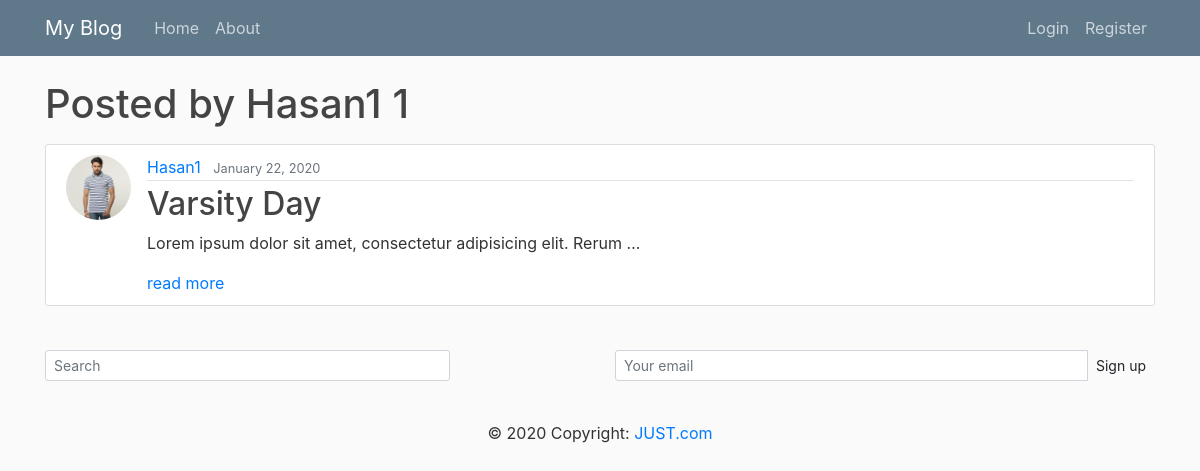
/user/Hasan1, run on the app's committed database.
### blog/models.py (models this page shows, shortened)
class Post(models.Model):
	title=models.CharField(max_length=50)
	content=models.TextField()
	date_posted=models.DateTimeField(default=timezone.now)
	author=models.ForeignKey(User,on_delete=models.CASCADE)

### users/models.py (models this page shows, shortened)
class Profile(models.Model):
 	user=models.OneToOneField(User,on_delete=models.CASCADE)
 	image=models.ImageField(default='default.jpg',upload_to='shohansite')

### blog/views.py (the view)
# urls.py: path('user/<str:username>',UserPostListView.as_view(),name='user_posts')
class UserPostListView(ListView):
	model=Post
	template_name="blog/user_post.html"
	context_object_name='posts'
	paginate_by=4
	def get_queryset(self):
		user=get_object_or_404(User,username=self.kwargs.get('username'))
		return Post.objects.filter(author=user).order_by('-date_posted')

### blog/templates/blog/user_post.html (shortened to what this page needs)
{% extends 'blog/base.html' %}
{% block content %}
<h1 class="mb-3">Posted by {{ view.kwargs.username }} {{ page_obj.paginator.count }}</h1>
{% for post in posts %}
<article class="media content-section">
	<img class="rounded-circle article-img" src="{{ post.author.profile.image.url }}">
  <div class="media-body">
    <div class="article-metadata">
      <a class="mr-2" href="{% url 'user_posts' post.author.username %}">{{ post.author }}</a>
      <small class="text-muted">{{ post.date_posted | date:"F d, Y" }}</small>
    </div>
    <h2><a class="article-title" href="{% url 'blog_detail' post.id %}">{{ post.title }}</a></h2>
    <p class="article-content">{{ post.content|truncatewords_html:9 }}</p>
    <a href="{% url 'blog_detail' post.id  %}">read more</a>
  </div>
</article>
{% endfor %}
{% endblock content %}

### blog/templates/blog/base.html (shortened to what this page needs)
{% load static %}
<!DOCTYPE html>
<html lang="en">
<head>
	<link rel="stylesheet" href="https://stackpath.bootstrapcdn.com/bootstrap/4.4.1/css/bootstrap.min.css">
	<link rel="stylesheet" href="{% static 'blog/main.css' %}">
</head>
<body>
	<header class="site-header">
  <nav class="navbar navbar-expand-md navbar-dark bg-steel fixed-top">
    <div class="container">
      <a class="navbar-brand mr-4" href="/">My Blog</a>
      <div class="collapse navbar-collapse" id="navbarToggle">
        <div class="navbar-nav mr-auto">
          <a class="nav-item nav-link" href="{% url 'blog_home' %}">Home</a>
          <a class="nav-item nav-link" href="{% url 'blog_about' %}">About</a>
        </div>
        <div class="navbar-nav">
          {% if user.is_authenticated %}
          <a class="nav-item nav-link" href="{% url 'blog_create' %}">New Post</a>
          <a class="nav-item nav-link" href="{% url 'profile' %}">Profile</a>
          <a class="nav-item nav-link" href="{% url 'logout' %}">Logout</a>
          {% else %}
          <a class="nav-item nav-link" href="{% url 'login' %}">Login</a>
          <a class="nav-item nav-link" href="{% url 'register' %}">Register</a>
          {% endif %}
        </div>
      </div>
    </div>
  </nav>
</header>
<main role="main" class="container">
  <div class="row">
    <div class="col-md-12">
      {% block content %}{% endblock %}
    </div>
  </div>
</main>
<footer class="page-footer font-small special-color-dark pt-4">
  <div class="container">
    <div class="row">
      <div class="col-md-6 mb-4">
        <form class="form-inline">
          <input class="form-control form-control-sm mr-3 w-75" type="text" placeholder="Search"
            aria-label="Search">
        </form>
      </div>
      <div class="col-md-6 mb-4">
        <form class="input-group">
          <input type="text" class="form-control form-control-sm" placeholder="Your email"
            aria-label="Your email" aria-describedby="basic-addon2">
          <div class="input-group-append">
            <button class="btn btn-sm btn-outline-white my-0" type="button">Sign up</button>
          </div>
        </form>
      </div>
    </div>
  </div>
  <div class="footer-copyright text-center py-3">© 2020 Copyright:
    <a href="https://mdbootstrap.com/education/bootstrap/">JUST.com</a>
  </div>
</footer>
</body>
</html>

### blog/static/blog/main.css (style rules this page uses)
body { background: #fafafa; color: #333333; margin-top: 5rem; }
h1, h2, h3, h4, h5, h6 { color: #444444; }
.bg-steel { background-color: #5f788a; }
.site-header .navbar-nav .nav-link { color: #cbd5db; }
.content-section { background: #ffffff; padding: 10px 20px; border: 1px solid #dddddd; border-radius: 3px; margin-bottom: 20px; }
.article-title { color: #444444; }
.article-content { white-space: pre-line; }
.article-img { height: 65px; width: 65px; margin-right: 16px; }
.article-metadata { padding-bottom: 1px; margin-bottom: 4px; border-bottom: 1px solid #e3e3e3 }

### data on the page
Post: author.profile.image (picture), author "Hasan1", date_posted "January 22, 2020", title "Varsity Day", content "Lorem ipsum dolor sit amet, consectetur adipisicing elit. Rerum …"

### other printed values
{{ view.kwargs.username }} "Hasan1"
{{ page_obj.paginator.count }} "1"
